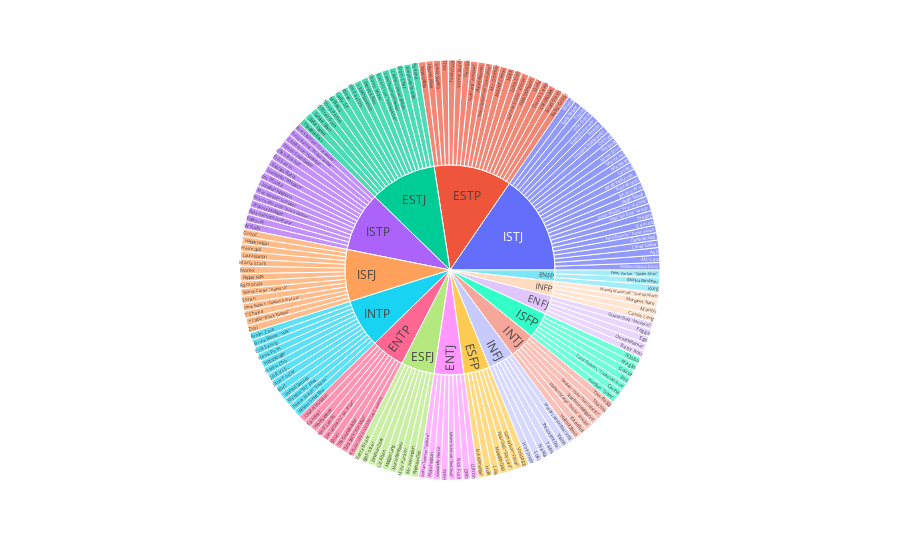

Here is the notebook cell this chart was saved with:
### Code cell
# Show characters in each MBTI type in Marvel movies 
pd.set_option('mode.chained_assignment', None)
marvel_charaters = movie_df[movie_df['movie'].str.contains('Marvel')].drop_duplicates(subset=['role'])
marvel_charaters['value'] = 1
marvel_charaters = marvel_charaters[['mbti', 'role', 'value']]

fig = px.sunburst(marvel_charaters, path=['mbti', 'role'], values='value')
fig.show()

### Figure 1 — Plotly figure (JSON) as saved in the notebook; plotly's stock layout.template omitted (floating-point values rounded to 4 significant figures; data arrays with more than 128 entries replaced by an {"elided": "..."} marker saying what was removed)
{"data": [{"branchvalues": "total", "domain": {"x": [0, 1], "y": [0, 1]}, "hovertemplate": "labels=%{label}<br>value=%{value}<br>parent=%{parent}<br>id=%{id}<extra></extra>", "ids": {"elided": "191 str values"}, "labels": {"elided": "191 str values"}, "name": "", "parents": {"elided": "191 str values"}, "type": "sunburst", "values": {"elided": "191 int values"}}], "layout": {"legend": {"tracegroupgap": 0}, "margin": {"t": 60}}}
